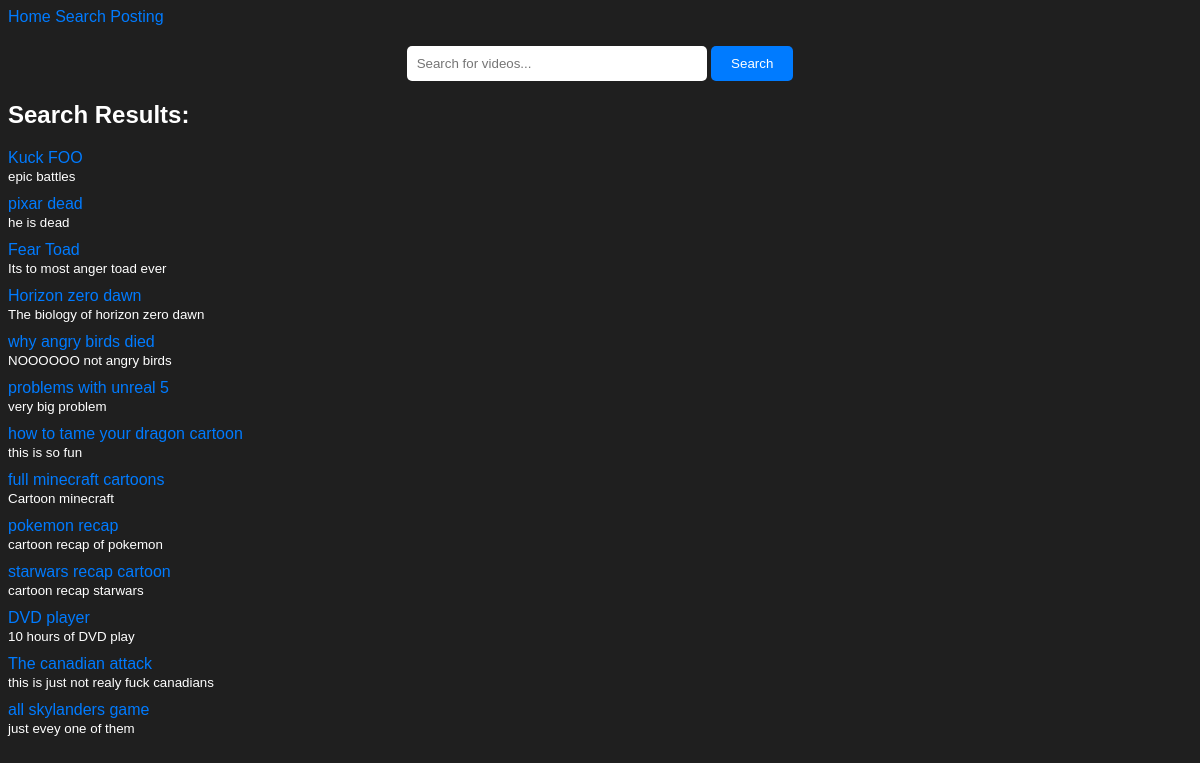
Screenshot of /search.php with the database file from the repository.
### tables this page shows
CREATE TABLE `videos` (
  `id` int(10) UNSIGNED NOT NULL,
  `title` varchar(255) NOT NULL,
  `description` varchar(255) NOT NULL,
  `url` varchar(255) NOT NULL,
  `date_added` timestamp NOT NULL DEFAULT current_timestamp()
);

### backend/videos.php (called while the page is built, shortened)
<?php
class Videos
{
    static function getVideos(){
        global $con;
        $array = [];
        $gvqry = $con->prepare("SELECT id,title,description,url FROM videos;");
        if($gvqry === false) {
            prettyDump( mysqli_error($con) );
        } else{
            $gvqry->bind_result($id,$title,$description,$url);
            if($gvqry->execute()){
                $gvqry->store_result();
                while($gvqry->fetch()){
                    $array[] = [
                        'id' => $id,
                        'title' => $title,
                        'description'=> $description,
                        'url' => $url
                    ];
                }
            }
        }
        return $array;
    }
}

### search.php (the view, shortened to what this page needs)
<?php
include 'includes/nav.php';
include("backend/config.php");
include("backend/videos.php");
$query = $_GET['query'] ?? '';
$query = strtolower(trim($query));
$videos = Videos::getVideos($con);
$filteredVideos = array_filter($videos, function($video) use ($query) {
    return strpos(strtolower($video['title']), $query) !== false ||
           strpos(strtolower($video['description']), $query) !== false;
});
?>
<!DOCTYPE html>
<html lang="en">
<head>
    <link rel="stylesheet" href="assets/css/style.css">
</head>
<body>
    <div class="search-bar">
        <form method="GET" action="search.php">
            <input type="text" name="query" placeholder="Search for videos..." value="<?= htmlspecialchars($query) ?>">
            <button type="submit">Search</button>
        </form>
    </div>
    <?php if (!empty($filteredVideos)): ?>
        <h2>Search Results:</h2>
        <ul>
            <?php foreach ($filteredVideos as $video): ?>
                <li>
                    <a href="play.php?id=<?= $video['id'] ?>"><?= htmlspecialchars($video['title']) ?></a><br>
                    <small><?= htmlspecialchars($video['description']) ?></small>
                </li>
            <?php endforeach; ?>
        </ul>
    <?php else: ?>
        <p>No videos found for: <?= htmlspecialchars($query) ?></p>
    <?php endif; ?>
</body>
</html>

### includes/nav.php (shortened to what this page needs)
<nav>
    <a href="index.php">Home</a>
    <a href="search.php">Search</a>
    <a href="post.php">Posting</a>
</nav>

### assets/css/style.css (style rules this page uses)
body { background-color: rgb(31, 31, 31); color: white; font-family: Arial, sans-serif; }
.search-bar { margin: 20px 0; text-align: center; }
.search-bar input[type="text"] { width: 300px; padding: 10px; border-radius: 5px; border: none; }
.search-bar button { padding: 10px 20px; border-radius: 5px; border: none; background-color: #007BFF; color: white; cursor: pointer; }
ul { list-style-type: none; padding: 0; }
li { margin: 10px 0; }

### includes/nav.php (style rules this page uses)
a { color: #007BFF; text-decoration: none; }

### search.php (style rules this page uses)
body { background-color: rgb(31, 31, 31); color: white; font-family: Arial, sans-serif; }
.search-bar { margin: 20px 0; text-align: center; }
.search-bar input[type="text"] { width: 300px; padding: 10px; border-radius: 5px; border: none; }
.search-bar button { padding: 10px 20px; border-radius: 5px; border: none; background-color: #007BFF; color: white; cursor: pointer; }
ul { list-style-type: none; padding: 0; }
li { margin: 10px 0; }

### rows the page displays
videos: title "Kuck FOO", description "epic battles"
videos: title "pixar dead", description "he is dead"
videos: title "Fear Toad", description "Its to most anger toad ever"
videos: title "Horizon zero dawn", description "The biology of horizon zero dawn"
videos: title "why angry birds died", description "NOOOOOO not angry birds"
videos: title "problems with unreal 5", description "very big problem"
videos: title "how to tame your dragon cartoon", description "this is so fun"
videos: title "full minecraft cartoons", description "Cartoon minecraft"
videos: title "pokemon recap", description "cartoon recap of pokemon"
videos: title "starwars recap cartoon", description "cartoon recap starwars"
videos: title "DVD player", description "10 hours of DVD play"
videos: title "The canadian attack", description "this is just not realy fuck canadians"
videos: title "all skylanders game", description "just evey one of them"
